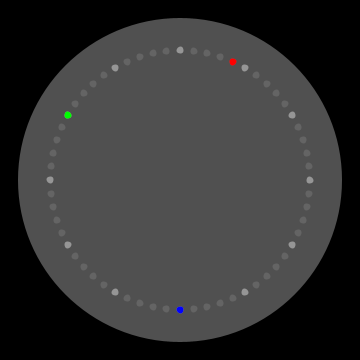
Frame 1 (no input)
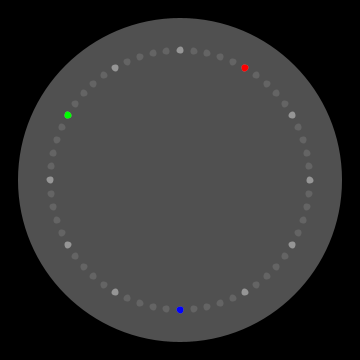
Frame 60 (the mouse pressed at the canvas centre just before this capture)
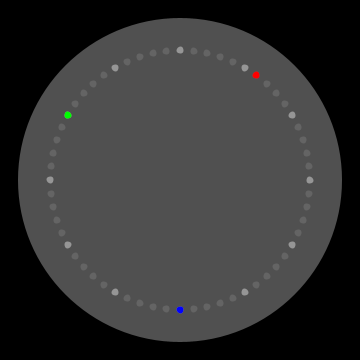
Frame 120 (the mouse held since frame 60 and released just before this capture)

The Processing sketch that drew these frames (run headless with seeded random() and noise(); from frame 60 on, the mouse is pressed at the canvas centre):

// Processing sketch: processing_132375
// ── processing_132375.pde

int cx, cy;
float secondsRadius;
float clockDiameter;
LED[] leds = new LED[60];
int lastSecond, currentSecond;

color secondColor = color(255, 0, 0);
color minuteColor = color(0, 255, 0);
color hourColor = color(0, 0, 255);

void setup() {
  size(360, 360);

  int radius = min(width, height) / 2;
  secondsRadius = radius * 0.72;
  clockDiameter = radius * 1.8;

  cx = width / 2;
  cy = height / 2;

  color c = color(192, 192, 0);

  for (int a = 0; a < 360; a+=6) {
    float angle = radians(a);
    float x = cx + cos(angle) * secondsRadius;
    float y = cy + sin(angle) * secondsRadius;
    leds[a/6] = new LED(c, x, y);
  }
  lastSecond = -1;
}

void draw() {
  currentSecond = second();
  color col;
  if (currentSecond != lastSecond) {
    drawFace();
    for (int i = 0; i < 60; i++) {
      if ( i % 5 == 0) {
        col = color(150, 150, 150);
      } 
      else {
        col = color(100, 100, 100);
      };
      leds[i].updateColor(col);
    }
    int hour = hour() % 12;
    int minute = minute();
    leds[hour*5].updateColor(hourColor);
    leds[minute].updateColor(minuteColor);
    leds[currentSecond].updateColor(secondColor);
    lastSecond = currentSecond;
    println(hour + " : " + minute + " : " + currentSecond);
  }
}

void drawFace() {
  background(0);
  fill(80);
  noStroke();
  ellipse(cx, cy, clockDiameter, clockDiameter);
}
class LED {
  color pixel_color;
  float x, y;
  LED(color c, float xpos, float ypos) { 
    pixel_color = c;
    x = xpos;
    y = ypos;
  };
  void draw() {
    strokeWeight(2);
    stroke(pixel_color);
    fill(pixel_color);
    ellipse(x, y, 5, 5);
  }
  void updateColor(color c) {
    pixel_color = c;
    draw();
  }
};
